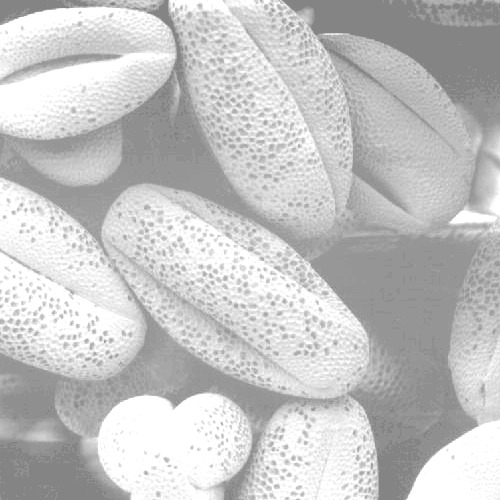
#> input picture imgProc/HW2/src/Fig1-1.bmp, 500 x 500 px; its folder holds only this picture in this run
$ python 1.py
#> lines starting #> are read from the running program, lines starting #| are printed output that depends on the picture
#> further down, img is the input picture: shape (500, 500); min 132, max 255, mean 196.4
import os
import cv2 as cv
import numpy as np
import matplotlib
matplotlib.use('Agg')
from matplotlib import pyplot as plt

def _hist(img):
    hist, _ = np.histogram(img.flatten(), bins=256, range=(0,256))
#> hist = 256 values, max 28659 at index 255, min 0 at index 0, mean 976.6
    hist = hist.astype(np.float64)
    hist /= hist.sum()
#> hist = 256 values, max 0.115 at index 255, min 0 at index 0, mean 0.00391
    return hist

def CDF(img):
    hist, cdf = _hist(img), np.zeros(256)
#> cdf = 256 values from 0 to 0
    cdf[0] = hist[0]
    for i in range(1,256):
        cdf[i] = cdf[i-1] + hist[i]
#> after the loop, cdf = 256 values from 0 to 1
    return cdf

def hist_equalize(img):
    cdf = CDF(img)
#> cdf = 256 values from 0 to 1
    cdf_m = np.ma.masked_equal(cdf,0)
    cdf_m = (cdf_m - cdf_m.min()) * 255 / (cdf_m.max() - cdf_m.min())
    cdf = np.ma.filled(cdf_m,0).astype('uint8')
#> cdf = 256 values from 0 to 255
    img_eq = cdf[img]
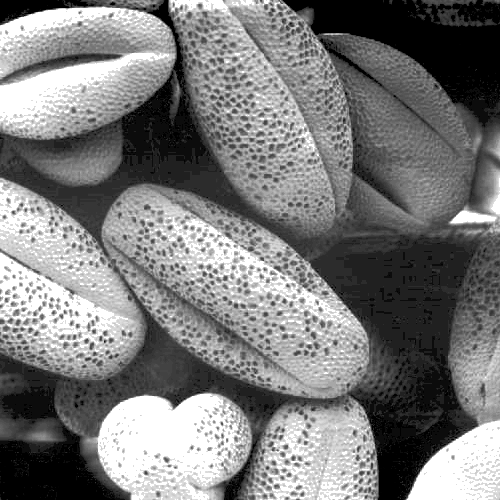
#> img_eq: shape (500, 500); min 0, max 255, mean 122.7
    return img_eq

if __name__ == "__main__":
    for i in range(1,5):
        img = cv.imread(f'../src/Fig1-{i}.bmp', cv.IMREAD_GRAYSCALE)
        if img is None:
            print(f"Error loading image ../src/Fig1-{i}.bmp")
            continue
        img_eq = hist_equalize(img)
        os.makedirs('result/p1', exist_ok=True)

        # show the origin and equalized image
        plt.figure(figsize=(10,4))
        plt.subplot(1,2,1)
        plt.title(f'Original 1-{i}')
        plt.imshow(img, cmap='gray', vmin=0, vmax=255)
        plt.axis('off')
        plt.subplot(1,2,2)
        plt.title(f'Equalized 1-{i}')
        plt.imshow(img_eq, cmap='gray', vmin=0, vmax=255)
        plt.axis('off')
        plt.tight_layout()
        plt.savefig(f'result/p1/hist_equalized_1-{i}.png')
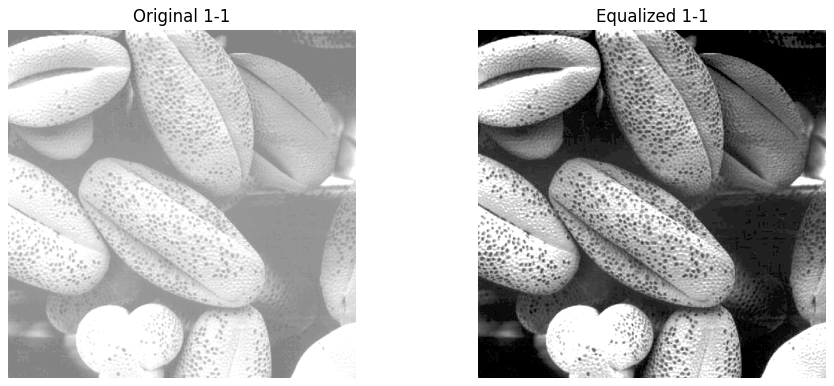
#> figure drawn by matplotlib, 2 panels

        # show the histograms
        plt.figure(figsize=(10,4))
        plt.subplot(1,2,1)
        plt.title('Original Histogram')
        hist = _hist(img)
        plt.bar(range(256), hist, width=1.0)
        plt.subplot(1,2,2)
        plt.title('Equalized Histogram')
        hist_eq = _hist(img_eq)
#> hist_eq = 256 values, max 0.115 at index 255, min 0 at index 1, mean 0.00391
        plt.bar(range(256), hist_eq, width=1.0)
        plt.tight_layout()
        plt.savefig(f'result/p1/hist_equalized_1-{i}_hist.png')
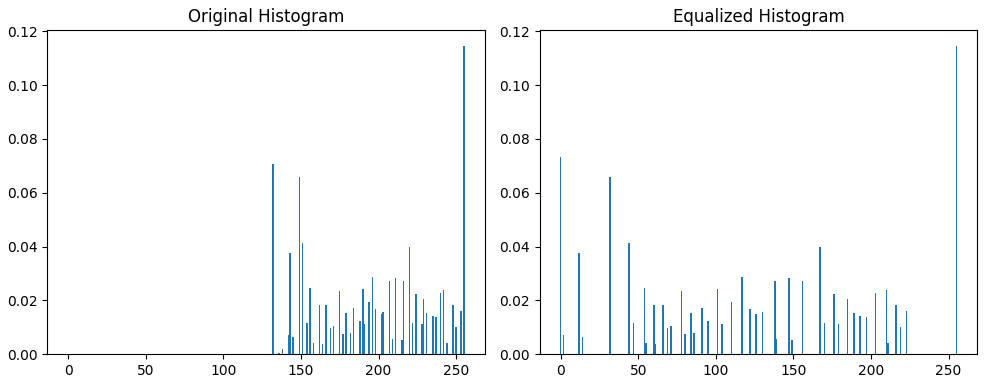
#> figure drawn by matplotlib, 2 panels; panel 1: tallest bar 0.115 high, from x = 254.5 to 255.5; panel 2: tallest bar 0.115 high, from x = 254.5 to 255.5
